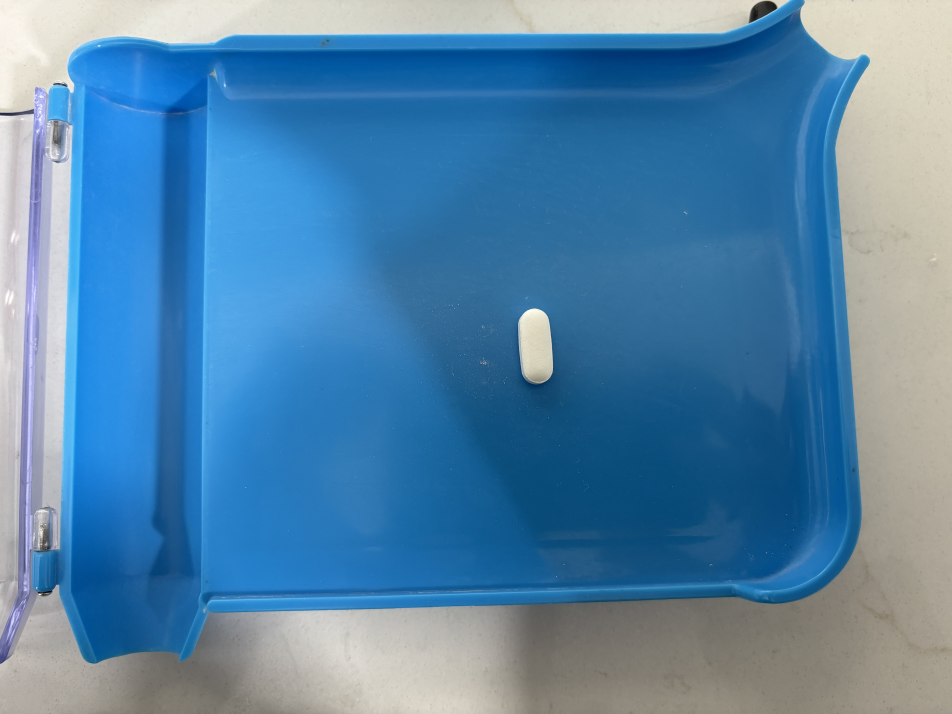
#> input picture IMG_1241.JPG, 5712 x 4284 px (shown at 1/6 size); its folder holds only this picture in this run
$ python -i test_unit.py   (imports and definitions only)
#> lines starting #> are read from the running program, lines starting #| are printed output that depends on the picture
"""
Unit tests for the pill-counting pipeline (new saturation/hue/value
tray-ROI architecture).  Fast and deterministic — synthetic shapes only.
Run:  pytest test_unit.py
"""
import os
import zlib, sys
sys.path.insert(0, os.path.dirname(os.path.abspath(__file__)))

import cv2
import numpy as np
import pytest

from pill_counter import (
    analyze_reference, count_pills,
    _isolate_reference_pill, _fallback_ref_contour, _shape_metrics,
    _build_pill_mask, _estimate_pill_area, _count_pills_in_mask,
    _clean_mask, _hist_mean_sat, _circular_mean_hue, _hue_dist,
)
from tests.synth import make_case


# ── helpers ───────────────────────────────────────────────────────────────────

# [40 lines left out: functions pill_on_bg, test_shape_metrics_circle, test_hue_helpers, test_isolate_reference_pill_is_centered, not called in this run]


def test_fallback_ref_contour_alias_works():
    img = pill_on_bg(bg=(50, 120, 200))
    assert cv2.contourArea(_fallback_ref_contour(img)) > 100


# [16 lines left out: functions test_analyze_reference_returns_full_profile, test_analyze_reference_achromatic_detection, not called in this run]


def test_analyze_reference_rejects_empty():
    with pytest.raises(ValueError):
        analyze_reference(np.zeros((0, 0, 3), np.uint8))


# ── mask building / scale estimation ───────────────────────────────────────────

# [15 lines left out: functions test_build_pill_mask_highlights_pills, test_estimate_pill_area_recovers_blob_size, not called in this run]


def test_estimate_pill_area_empty_returns_ref():
    assert _estimate_pill_area(np.zeros((200, 200), np.uint8), 1000.0, None) == 1000.0


# ── counting ───────────────────────────────────────────────────────────────────

# [44 lines left out: functions test_count_in_mask_counts_separated_blobs, test_count_pills_single_pill_is_one, test_count_pills_rejects_empty, test_count_pills_accuracy_by_type, not called in this run]


# ── real in-repo phone photos (catches overcounts the synthetic harness can't) ──

def _load_real(path, max_dim=2000):
#> called with path = 'IMG_1241.JPG', max_dim = 2000
    from PIL import Image, ImageOps
    import io
    with open(path, "rb") as f:
        im = Image.open(io.BytesIO(f.read()))
#> im is the input picture: PIL image 5712x4284 RGB; mean R, G, B 84.1, 132.2, 169
    im = ImageOps.exif_transpose(im).convert("RGB")
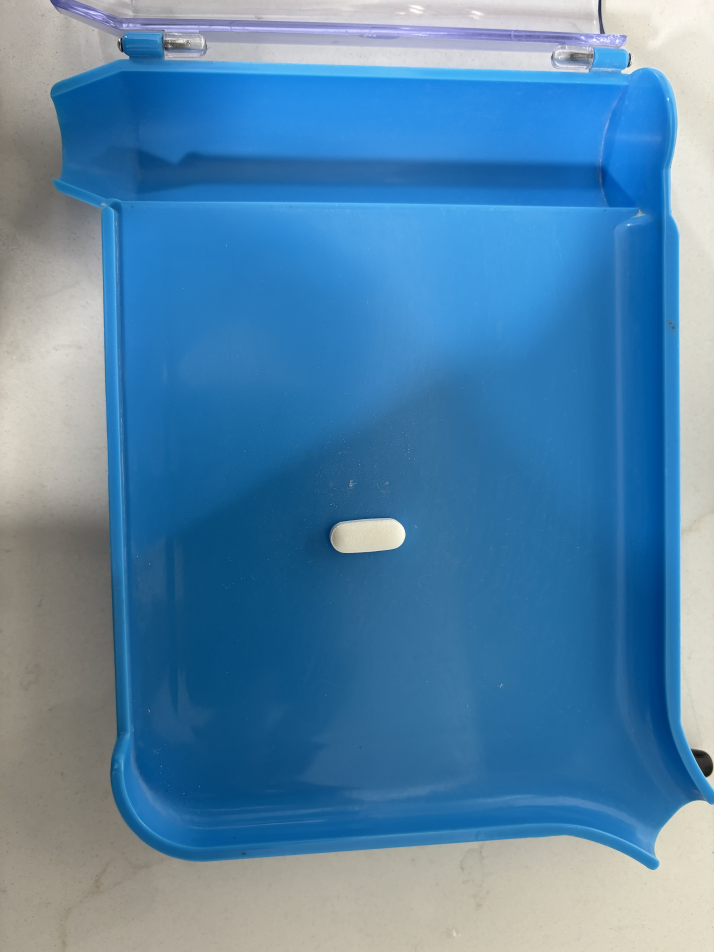
#> im: PIL image 4284x5712 RGB (shown at 1/6 size); mean R, G, B 84.1, 132.2, 169
    w, h = im.size
#> w = 4284; h = 5712
    if max(w, h) > max_dim:
        s = max_dim / max(w, h)
#> s = 0.35
        im = im.resize((int(w * s), int(h * s)), Image.LANCZOS)
#> im: PIL image 1500x1999 RGB
    return cv2.cvtColor(np.array(im), cv2.COLOR_RGB2BGR)
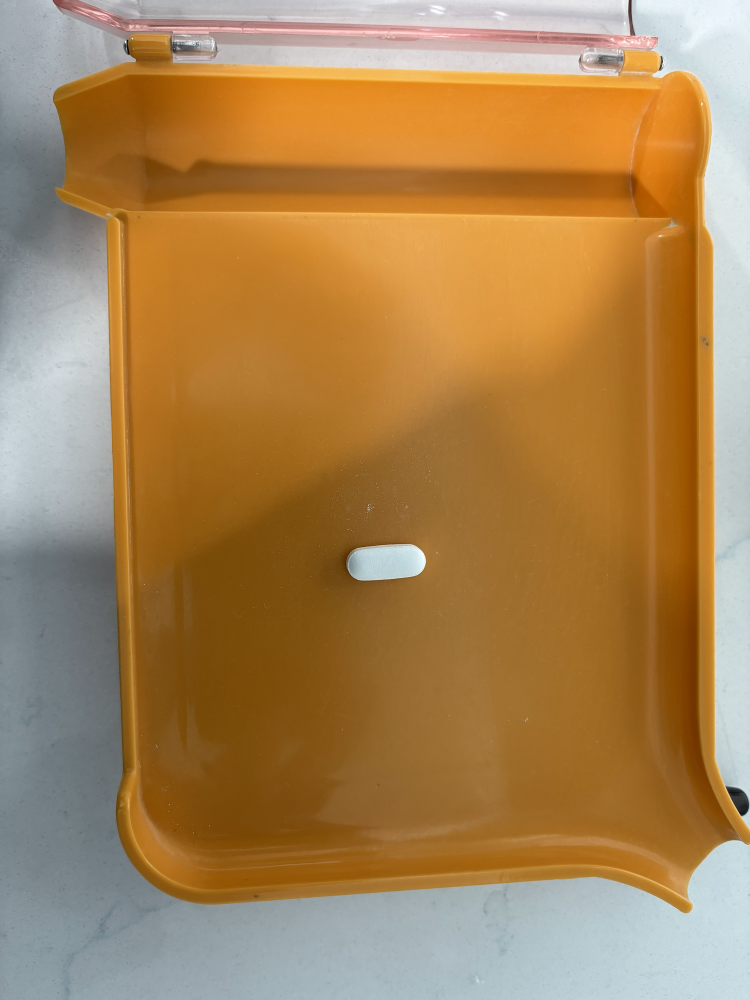
#> returned value: shape (1999, 1500, 3) (shown at 1/2 size); mean R, G, B 169, 132.2, 84.1


# (reference, group, ground_truth, tolerance).  Real phone photos where the tray
# does NOT fill the frame (counter/background at the edges) — the exact condition
# under which an over-eager border-pill recovery overcounts.  The upper bound is
# the real guard: the synthetic harness cannot catch this because its tray always
# fills the frame.
_REAL_CASES = [
    ("IMG_1241.JPG",  "IMG_1242.JPG",  25, 3),   # white oval pills on blue tray
    ("IMG_1243.jpeg", "IMG_1244.jpeg",  5, 1),   # orange round pills on gray tray
]


# [12 lines that did not run here, left out]


# ── border-cropped pills (regression: edge pills must not be dropped) ───────────

# [17 lines that did not run here, left out]

>>> result = _load_real('IMG_1241.JPG')

$ run again, on IMG_1242.JPG
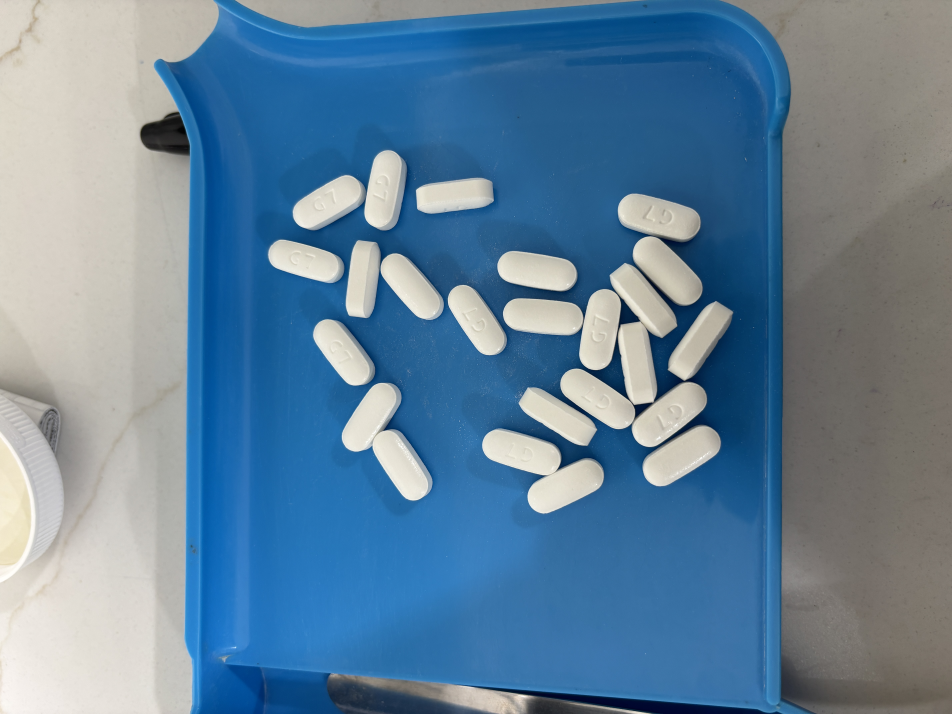
#> input picture IMG_1242.JPG, 5712 x 4284 px (shown at 1/6 size)
#> in _load_real, im is the input picture: PIL image 5712x4284 RGB; mean R, G, B 99.9, 130.5, 154.7
#> in _load_real, `im = ImageOps.exif_transpose(im).convert("RGB")`:
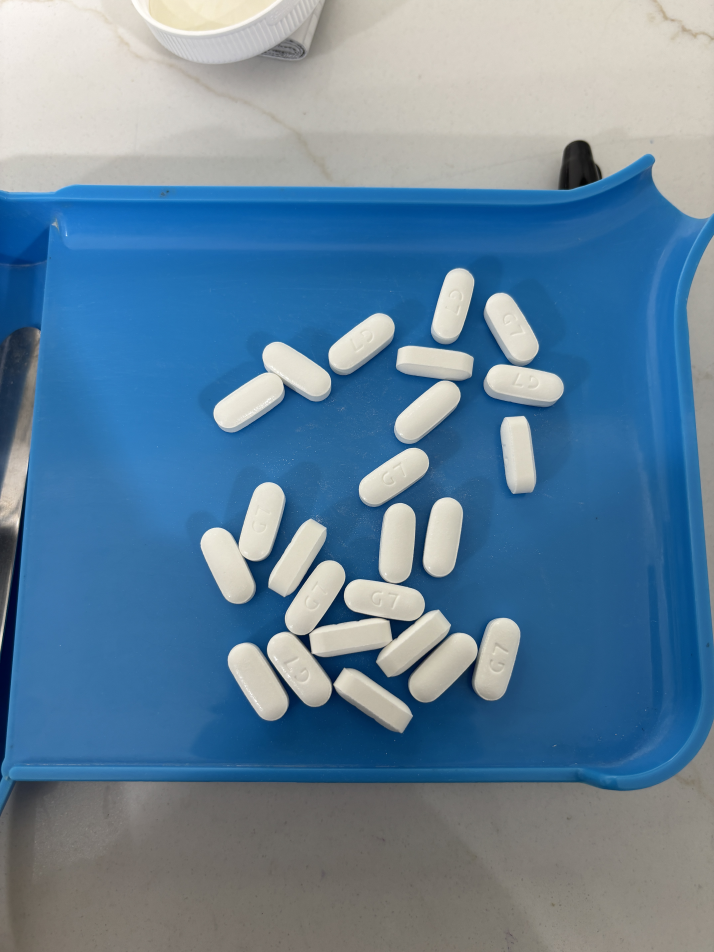
#> im: PIL image 4284x5712 RGB (shown at 1/6 size); mean R, G, B 99.9, 130.5, 154.7
#> in _load_real, `return cv2.cvtColor(np.array(im), cv2.COLOR_RGB2BGR)`:
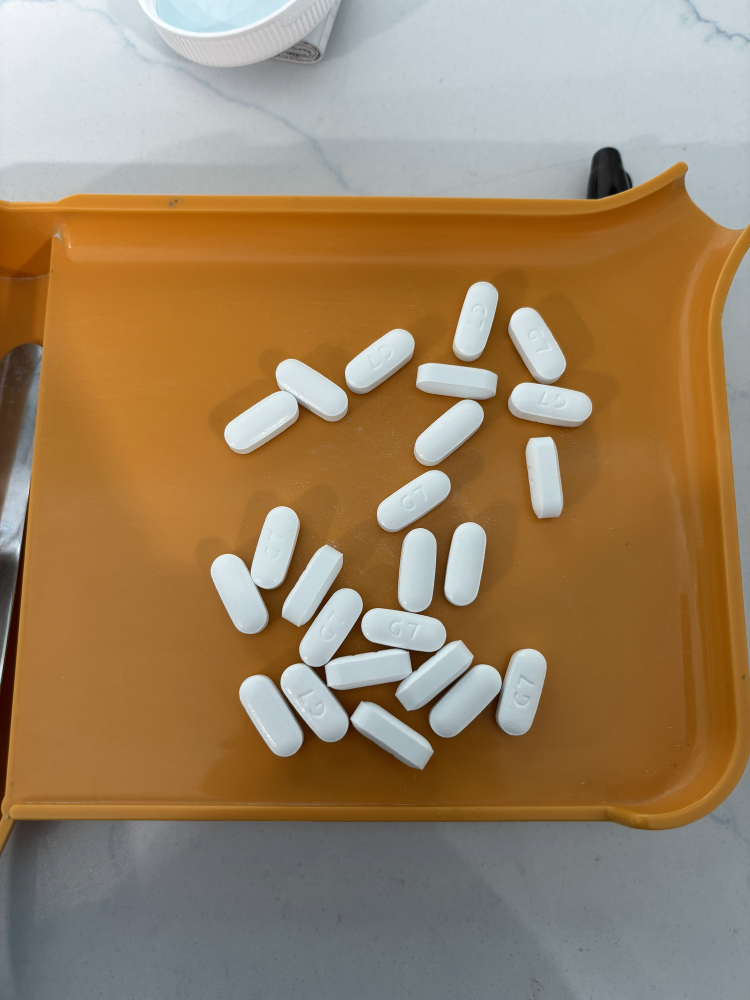
#> returned value: shape (1999, 1500, 3) (shown at 1/2 size); mean R, G, B 154.7, 130.5, 99.9
